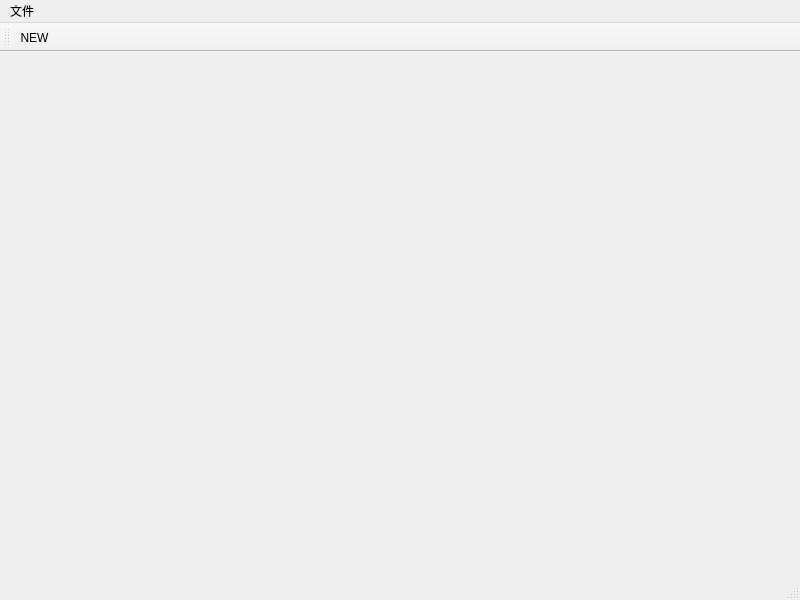
<?xml version="1.0" encoding="UTF-8"?>
<ui version="4.0">
 <class>MainWindow</class>
 <widget class="QMainWindow" name="MainWindow">
  <property name="geometry">
   <rect>
    <x>0</x>
    <y>0</y>
    <width>800</width>
    <height>600</height>
   </rect>
  </property>
  <property name="windowTitle">
   <string>MainWindow</string>
  </property>
  <widget class="QWidget" name="centralwidget"/>
  <widget class="QMenuBar" name="menubar">
   <property name="geometry">
    <rect>
     <x>0</x>
     <y>0</y>
     <width>800</width>
     <height>23</height>
    </rect>
   </property>
   <widget class="QMenu" name="menuqw">
    <property name="title">
     <string>文件</string>
    </property>
    <addaction name="separator"/>
    <addaction name="separator"/>
    <addaction name="actionnew"/>
    <addaction name="actionopen"/>
   </widget>
   <addaction name="menuqw"/>
  </widget>
  <widget class="QStatusBar" name="statusbar"/>
  <widget class="QToolBar" name="toolBar">
   <property name="windowTitle">
    <string>toolBar</string>
   </property>
   <attribute name="toolBarArea">
    <enum>TopToolBarArea</enum>
   </attribute>
   <attribute name="toolBarBreak">
    <bool>true</bool>
   </attribute>
   <addaction name="actionnew"/>
  </widget>
  <action name="actionnew">
   <property name="text">
    <string>NEW</string>
   </property>
   <property name="toolTip">
    <string>创建新文件</string>
   </property>
   <property name="shortcut">
    <string>Ctrl+A</string>
   </property>
  </action>
  <action name="actionopen">
   <property name="text">
    <string>打开</string>
   </property>
   <property name="toolTip">
    <string>打开文件</string>
   </property>
   <property name="shortcut">
    <string>Ctrl+S</string>
   </property>
  </action>
 </widget>
 <resources/>
 <connections/>
</ui>
